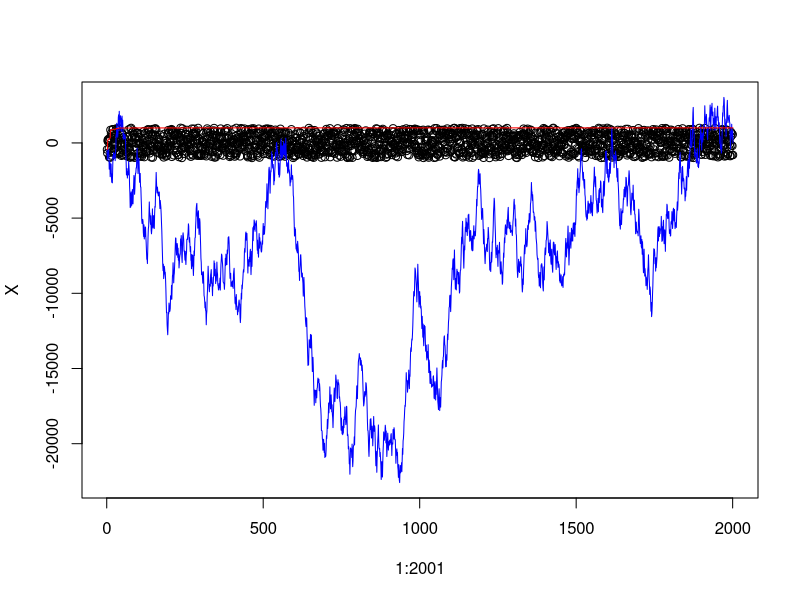

R code for this plot:
set.seed(42, kind="Mersenne-Twister")

X <- sample(-1000:1000, 2001)
new_X <- X[X >= cumsum(X)]
new_X_2 <- X[X >= cummax(X)]

plot(1:2001, X, ylim=c(min(cumsum(X)), max(cumsum(X))))
lines(1:2001, cumsum(X), col='blue')
lines(1:2001, cummax(X), col='red')
